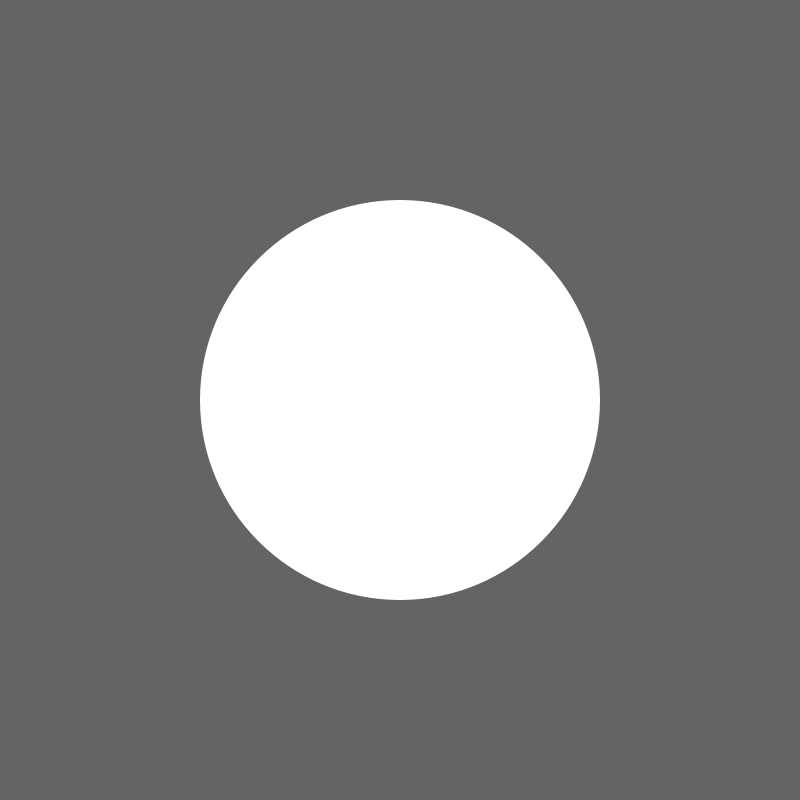
Frame 1 (no input)
Frame 60 (the mouse pressed at the canvas centre just before this capture): identical to frame 1, image omitted
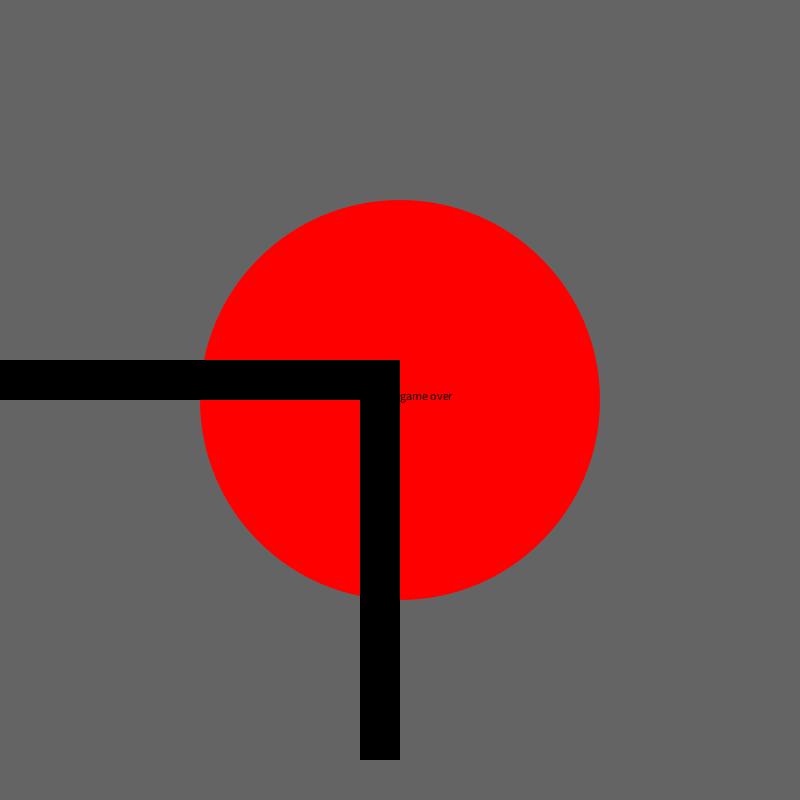
Frame 120 (the mouse held since frame 60 and released just before this capture)

The Processing sketch that drew these frames (run headless with seeded random() and noise(); from frame 60 on, the mouse is pressed at the canvas centre):

// Processing sketch: wanghao
// ── wanghao.pde
color btnColor = color(255);
boolean hover = false;
boolean click = false;
void setup() {
  size(800, 800);
  background(0);
  noStroke();
}
void draw() {
  background(0);
  if (key=='A'||key=='a');
  background(100);
  rectMode(CENTER);
  fill(btnColor);
  ellipse(width/2, height/2, 400, 400);
  boolean cX = (mouseX>=width/2-200)&&(mouseX<=width/2+200);
  boolean cY = (mouseY>=height/2-200)&&(mouseY<=height/2+200);
  if (cX&&cY) {
    btnColor = color(255, 0, 0);
    hover = true;
    fill(0);
    text("game over", width/2, height/2);
  } else {
    btnColor = color(255);
    hover = false;
  }
  if (hover == true&& mousePressed == true) {
    click = true;
  } else {
    click  = false;
  }
  if (click == true) {
    fill(0);
    rect(0, 380, 800, 40);
    rect(380, 560, 40, 400);
   
  }
  if (keyPressed){
  if ((key=='A'||key=='a')){
    fill(255);
    ellipse(width/2, height/2-40,50,50);
  
}
  }
}
